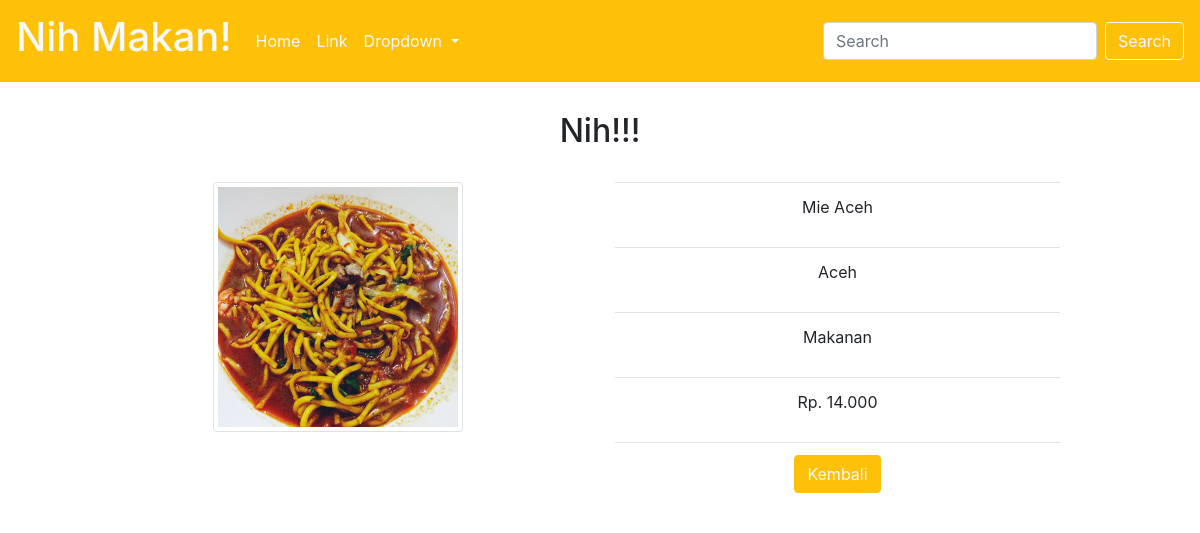
Screenshot of /latihan5c/php/detail.php?id=2 with the database file from the repository.
### tables this page shows
CREATE TABLE `makanan` (
  `id` int(11) NOT NULL,
  `gambar` varchar(20) NOT NULL,
  `nama` varchar(20) NOT NULL,
  `asal` varchar(20) NOT NULL,
  `jenis` varchar(10) NOT NULL,
  `harga` varchar(20) NOT NULL
);

### latihan5c/php/functions.php (called while the page is built)
<?php
function koneksi(){
    $conn = mysqli_connect("localhost", "root", "") or die ("Koneksi ke DB gagal");
    mysqli_select_db($conn, "tubes_193040057") or die ("Database salah");
    return $conn;
}
function query($sql){
    $conn = koneksi();
    $result = mysqli_query($conn , "$sql");
    $rows = [];
    while ($row = mysqli_fetch_assoc($result)) {
        $rows[] = $row;
    }
    return $rows;
}
?>

### latihan5c/php/detail.php (the view, shortened to what this page needs)
<?php
require 'functions.php';
$id = $_GET['id'];
$tubes_193040057 = query("SELECT * FROM makanan WHERE id = $id")[0];
?>
<!DOCTYPE html>
<html lang="en">
<head>
    <link rel="stylesheet" href="../css/bootstrap.min.css" />
    <link rel="stylesheet" href="../css/styles.css">
</head>
<body>
<nav class="navbar navbar-expand-lg navbar-light bg-warning">
  <a class="navbar-brand text-light" href="#"><h1>Nih Makan!</h1></a>
  <div class="collapse navbar-collapse" id="navbarSupportedContent">
    <ul class="navbar-nav mr-auto">
      <li class="nav-item active">
        <a class="nav-link text-light" href="#">Home <span class="sr-only">(current)</span></a>
      </li>
      <li class="nav-item">
        <a class="nav-link text-light" href="#">Link</a>
      </li>
      <li class="nav-item dropdown">
        <a class="nav-link dropdown-toggle text-light" href="#" id="navbarDropdown" role="button" data-toggle="dropdown" aria-haspopup="true" aria-expanded="false">
          Dropdown
        </a>
      </li>
    </ul>
    <form class="form-inline my-2 my-lg-0">
      <input class="form-control mr-sm-2" type="search" placeholder="Search" aria-label="Search">
      <button class="btn btn-outline-light my-2 my-sm-0" type="submit">Search</button>
    </form>
  </div>
</nav>
<section id="about" class="about">
<div class="container">
  <div class="row mb-4">
    <div class="col text-center">
      <h2>Nih!!!</h2>
    </div>
  </div>
  <div class="row justify-content-center">
    <div class="col-md-5 text-center">
    <div class="gambar">
            <img src="../assets/img/<?= $tubes_193040057["gambar"]; ?>" class="img-thumbnail" alt="">
        </div>
    </div>
    <div class="col-md-5 text-center">
        <table class="table">
            <tr>
                <td><p><?= $tubes_193040057["nama"]?></p></td>
            </tr>
            <tr>
                <td><p><?= $tubes_193040057["asal"]?></p></td>
            </tr>
            <tr>
                <td><p><?= $tubes_193040057["jenis"]?></p></td>
            </tr>
            <tr>
                <td><p><?= $tubes_193040057["harga"]?></p></td>
            </tr>
            <tr>
                <td>
                    <button type="button" class="kembali btn btn-warning text-light"><a href ="../index.php" class="text-light">Kembali</a></button>
                </td>
            </tr>
        </table>
    </div>
  </div>
</div>
</section>
</body>
</html>

### latihan5c/css/styles.css (style rules this page uses)
.container { margin-top: 30px; }
.gambar img { height: 250px; width: 250px; margin-right: 50px; }

### rows the page displays
makanan: gambar (picture), nama "Mie Aceh", asal "Aceh", jenis "Makanan", harga "Rp. 14.000"
